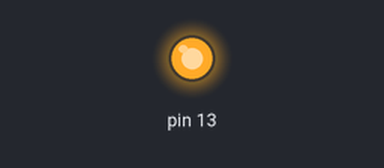
The sketch below on a simulated Arduino Uno, built with avr-gcc and run on an emulated ATmega328P. On the bench: output pins drawn as LEDs (lit = HIGH).

Above: at 0.15 s.
At 13.82 s:
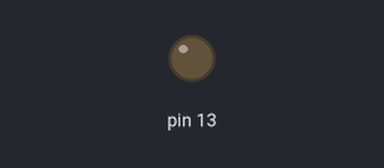
Timing chart, 0 to 21.0 s (numbered marks = the images above):
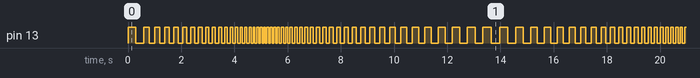

Measured:
- by itself, pin 13: moves between LOW and HIGH, repeating every 16.1 s
- by itself, everything shown: repeats every 16.1 s, in 108 steps

The sketch:

variableBlink.ino
```cpp
int period = 300;
int changeSize = 100;
int directn = 1;

void setup() {


  pinMode(13, OUTPUT);
}


void loop() {
  digitalWrite(13, HIGH);
  delay(period);
  digitalWrite(13, LOW);
  delay(period);

  period = period - (changeSize * directn); //alter the period of the flash by adding changeSize (or subtracting when directn is -ve)

  if (period < 60 || period> 300) {
    directn = -directn; // flip direction at large and small values
    }
  changeSize = (period/15); //make alterations to period dependent on period of flash - alter the period less at higher flash rates

}
```
